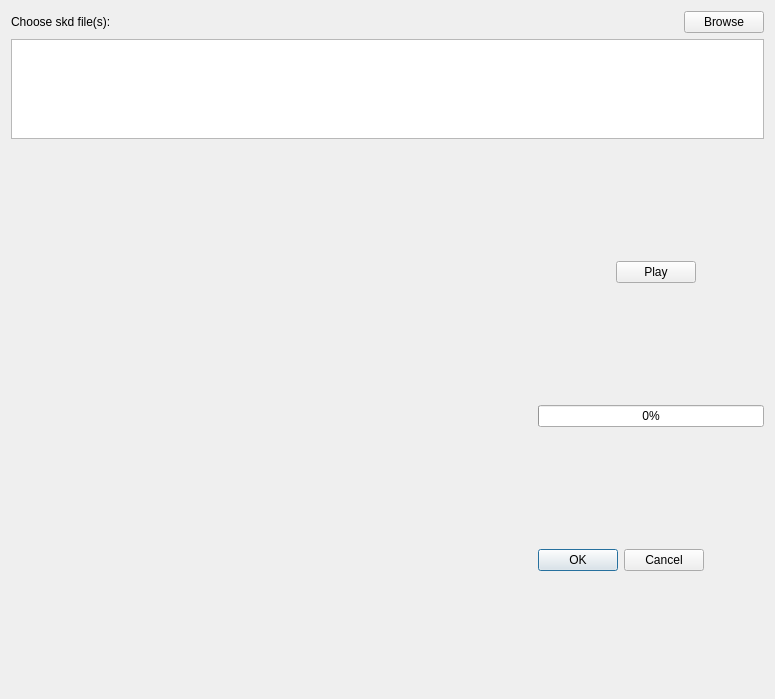
<?xml version="1.0" encoding="UTF-8"?>
<ui version="4.0">
 <class>LoadDataDlg</class>
 <widget class="QDialog" name="LoadDataDlg">
  <property name="geometry">
   <rect>
    <x>0</x>
    <y>0</y>
    <width>775</width>
    <height>699</height>
   </rect>
  </property>
  <property name="windowTitle">
   <string>Load Data</string>
  </property>
  <layout class="QVBoxLayout" name="verticalLayout_4">
   <item>
    <layout class="QVBoxLayout" name="verticalLayout_3">
     <item>
      <layout class="QVBoxLayout" name="verticalLayout_2">
       <item>
        <layout class="QHBoxLayout" name="horizontalLayout">
         <item>
          <widget class="QLabel" name="chooseLabel">
           <property name="text">
            <string>Choose skd file(s): </string>
           </property>
          </widget>
         </item>
         <item>
          <spacer name="horizontalSpacer">
           <property name="orientation">
            <enum>Qt::Horizontal</enum>
           </property>
           <property name="sizeHint" stdset="0">
            <size>
             <width>88</width>
             <height>20</height>
            </size>
           </property>
          </spacer>
         </item>
         <item>
          <widget class="QPushButton" name="browseButton">
           <property name="text">
            <string>Browse</string>
           </property>
          </widget>
         </item>
        </layout>
       </item>
       <item>
        <widget class="QListView" name="listView">
         <property name="sizePolicy">
          <sizepolicy hsizetype="Preferred" vsizetype="Preferred">
           <horstretch>0</horstretch>
           <verstretch>0</verstretch>
          </sizepolicy>
         </property>
         <property name="maximumSize">
          <size>
           <width>16777215</width>
           <height>100</height>
          </size>
         </property>
         <property name="editTriggers">
          <set>QAbstractItemView::NoEditTriggers</set>
         </property>
        </widget>
       </item>
      </layout>
     </item>
     <item>
      <layout class="QHBoxLayout" name="horizontalLayout_3">
       <item>
        <widget class="QLabel" name="skeView">
         <property name="sizePolicy">
          <sizepolicy hsizetype="Expanding" vsizetype="Expanding">
           <horstretch>0</horstretch>
           <verstretch>0</verstretch>
          </sizepolicy>
         </property>
         <property name="minimumSize">
          <size>
           <width>0</width>
           <height>0</height>
          </size>
         </property>
         <property name="layoutDirection">
          <enum>Qt::LeftToRight</enum>
         </property>
         <property name="text">
          <string/>
         </property>
         <property name="scaledContents">
          <bool>false</bool>
         </property>
        </widget>
       </item>
       <item>
        <layout class="QVBoxLayout" name="verticalLayout">
         <item>
          <layout class="QHBoxLayout" name="horizontalLayout_2">
           <item>
            <spacer name="horizontalSpacer_2">
             <property name="orientation">
              <enum>Qt::Horizontal</enum>
             </property>
             <property name="sizeType">
              <enum>QSizePolicy::Minimum</enum>
             </property>
             <property name="sizeHint" stdset="0">
              <size>
               <width>78</width>
               <height>20</height>
              </size>
             </property>
            </spacer>
           </item>
           <item>
            <widget class="QPushButton" name="playButton">
             <property name="sizePolicy">
              <sizepolicy hsizetype="Fixed" vsizetype="Fixed">
               <horstretch>0</horstretch>
               <verstretch>0</verstretch>
              </sizepolicy>
             </property>
             <property name="text">
              <string>Play</string>
             </property>
            </widget>
           </item>
           <item>
            <spacer name="horizontalSpacer_3">
             <property name="orientation">
              <enum>Qt::Horizontal</enum>
             </property>
             <property name="sizeType">
              <enum>QSizePolicy::Minimum</enum>
             </property>
             <property name="sizeHint" stdset="0">
              <size>
               <width>68</width>
               <height>20</height>
              </size>
             </property>
            </spacer>
           </item>
          </layout>
         </item>
         <item>
          <widget class="QProgressBar" name="playProgressBar">
           <property name="sizePolicy">
            <sizepolicy hsizetype="Preferred" vsizetype="Fixed">
             <horstretch>0</horstretch>
             <verstretch>0</verstretch>
            </sizepolicy>
           </property>
           <property name="value">
            <number>0</number>
           </property>
          </widget>
         </item>
         <item>
          <widget class="QDialogButtonBox" name="buttonBox">
           <property name="sizePolicy">
            <sizepolicy hsizetype="Fixed" vsizetype="Fixed">
             <horstretch>0</horstretch>
             <verstretch>0</verstretch>
            </sizepolicy>
           </property>
           <property name="orientation">
            <enum>Qt::Horizontal</enum>
           </property>
           <property name="standardButtons">
            <set>QDialogButtonBox::Cancel|QDialogButtonBox::Ok</set>
           </property>
          </widget>
         </item>
        </layout>
       </item>
      </layout>
     </item>
    </layout>
   </item>
  </layout>
 </widget>
 <resources/>
 <connections>
  <connection>
   <sender>buttonBox</sender>
   <signal>accepted()</signal>
   <receiver>LoadDataDlg</receiver>
   <slot>accept()</slot>
   <hints>
    <hint type="sourcelabel">
     <x>248</x>
     <y>254</y>
    </hint>
    <hint type="destinationlabel">
     <x>157</x>
     <y>274</y>
    </hint>
   </hints>
  </connection>
  <connection>
   <sender>buttonBox</sender>
   <signal>rejected()</signal>
   <receiver>LoadDataDlg</receiver>
   <slot>reject()</slot>
   <hints>
    <hint type="sourcelabel">
     <x>316</x>
     <y>260</y>
    </hint>
    <hint type="destinationlabel">
     <x>286</x>
     <y>274</y>
    </hint>
   </hints>
  </connection>
 </connections>
</ui>
